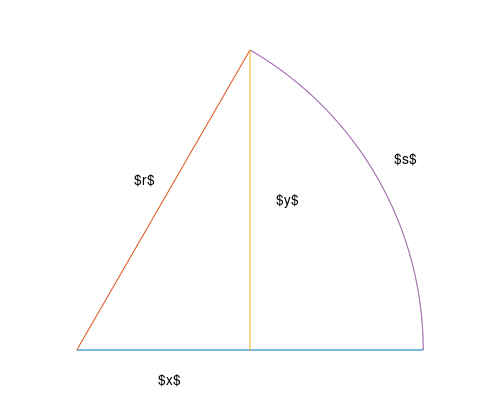
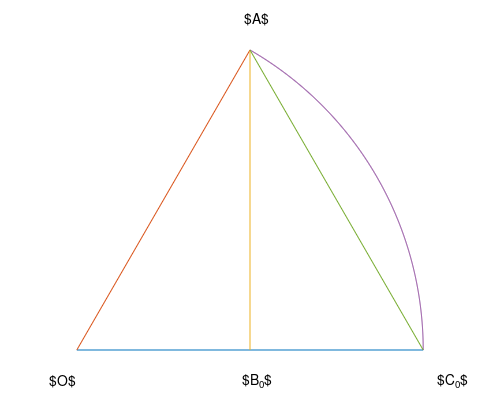

Write MATLAB code to recreate these figures, in order. (Note: this script raises an error after producing the figures.)
% =============================================================================
% Copyright © 2026 Fredrik Bierich
% 
% This file is licensed under the MIT License.
%
% Permission is hereby granted to use, copy, modify, merge, and distribute 
% this software for any purpose, provided that the above copyright notice 
% and this permission notice are included in all copies.
%
% For commercial licensing inquiries, please contact: fredrik.bierich@gmail.com
% =============================================================================
function main()
    circularsectorfigure();
    circularsectorsequencefigure();
    simpleharmonicmotionfigure();
    uniformcircularmotionfigures();
    function circularsectorfigure()
        f = figure('Visible', 'off');
        ax = axes(f);
        drawcircularsector(ax);
        axis(ax, 'equal', 'off');
        text(ax, 0.1675, 0.49, '$r$');
        text(ax, 0.9185, 0.5506, '$s$');
        text(ax, 0.235, -0.0877, '$x$');
        text(ax, 0.5775, 0.431, '$y$');
        print2tex(f, 'circular_sector.tex');
        close(f);
    end
    function circularsectorsequencefigure()
        O = [0; 0];
        f = figure('Visible', 'off');
        ax = axes(f, 'NextPlot', 'add');
        [pl, ~] = drawcircularsector(ax, O);
        plot(ax, pl(1, [1, end]), pl(2, [1, end]));
        axis(ax, 'equal', 'off');
        text(ax, -0.08, -0.0877, '$O$');
        text(ax, 0.485, 0.957, '$A$');
        t1 = text(ax, 1.0415, -0.0877, '$C_0$');
        t2 = text(ax, 0.4795, -0.0877, '$B_0$');
        print2tex(f, 'circular_sector_sequence_base_case.tex');
        mid = (s1 + s2) / 2;
        pmid = [cos2(r, mid); sin2(r, mid)];
        plot(ax, [O(1), pmid(1)], [O(2), pmid(2)]);
        plot(ax, [pmid(1), pl(1, 1)], [pmid(2), pl(2, 1)]);
        plot(ax, [pmid(1), pl(1, end)], [pmid(2), pl(2, end)]);
        set(t1, 'string', '$C_{n-1}$');
        set(t2, 'string', '$B_{n-1}$');
        text(ax, 0.9185, 0.5506, '$C_n$');
        text(ax, 0.689, 0.3031, '$B_n$');
        print2tex(f, 'circular_sector_sequence_recursive_step.tex');
        close(f);
    end
    function simpleharmonicmotionfigure()
        f = figure('Visible', 'off');
        ax = axes(f, 'NextPlot', 'add');
        [~, q] = drawcircularsector(ax);
        drawpoint(ax, q);
        axis(ax, 'equal', 'off');
        text(ax, 0.1675, 0.49, '$r$');
        text(ax, 0.9185, 0.5506, '$s$');
        text(ax, 0.235, -0.0877, '$x$');
        print2tex(f, 'simple_harmonic_motion.tex');
        close(f);
    end
    function uniformcircularmotionfigures()
        O = [0; 0];
        r = 0.03;
        f = figure('Visible', 'off');
        ax = axes(f, 'NextPlot', 'add');
        [pl, q] = drawcircularsector(ax, O);
        drawpoint(ax, pl(:, end), r);
        axis(ax, 'equal', 'off');
        t1 = text(ax, 0.1675, 0.49, '$r$');
        text(ax, 0.9185, 0.5506, '$s$');
        t2 = text(ax, 0.235, -0.0877, '$x$');
        t3 = text(ax, 0.5775, 0.431, '$y$');
        print2tex(f, 'uniform_circular_motion.tex');
        T = @(p1, p2, d) p2 + d * normalize(p2 - p1, "norm", 2);
        drawarrow(ax, O, q);
        drawarrow(ax, q, T(q, pl(:, end), -r));
        drawarrow(ax, O, T(O, pl(:, end), -r));
        set(t1, 'string', '$\vec{r}$');
        set(t2, 'string', '$\vec{r}_x$');
        set(t3, 'string', '$\vec{r}_y$');
        print2tex(f, 'uniform_circular_motion_position_vector_diagram.tex');
        close(f);
    end
end
function s = acos2(r, x, m = 10)
    assert(r > 0);
    assert(abs(x) <= r);
    assert(m >= 0 && m <= 10);
    d_r = 2 * r;
    d_rr = d_r * r;
    a = x;
    for k = 1 : m
        a = sqrt(d_rr + d_r * a) / 2;
    end
    s = 2 ^ m * sqrt(d_rr - d_r * a);
end
function x = cos2(r, s, m = 10)
    assert(r > 0);
    assert(m >= 0 && m <= 10);
    a = 1 - (s / (2 ^ m * r)) .^ 2 / 2;
    for k = 1 : m
        a = 2 * a .^ 2 - 1;
    end
    x = r * a;
end
function y = sin2(r, s, m = 10)
    assert(r > 0);
    assert(m >= 0 && m <= 10);
    y = cos2(r, acos2(r, 0, m) - s, m);
end
function q = point(p, r, n)
    assert(r > 0);
    assert(n > 1);
    l = linspace(0, 2 * acos2(r, -r), n);
    q = p + [cos2(r, l); sin(r, l)];
end
function [shaft, head] = arrow(p1, p2, headWidth, headLength)
    assert(~isequal(p1, p2));
    assert(headWidth > 0);
    assert(headLength > 0);
    dp = p2 - p1;
    dpnorm = norm(dp);
    assert(dpnorm > headLength);
    t1 = dp / dpnorm .* [headLength, headWidth / 2];
    t2 = p2 - t1(:, 1);
    shaft = [p1, t2];
    head = [t2(1) + t1(2, 2), p2(1), t2(1) - t1(2, 2); t2(2) - t1(1, 2), p2(2), t2(2) + t1(1, 2)];
end
function [pl, q] = circularsector(O, r, s1, s2, n)
    assert(r > 0);
    assert(s1 ~= s2);
    assert(n > 1);
    l = linspace(s1, s2, n);
    t1 = [cos2(r, l); sin2(r, l)];
    t2 = t1' * t1(:, 1);
    assert(all(t2 > 0));
    pl = O + t1;
    q = O + t1(:, 1) * (t2(end) / t2(1));
end
function drawpoint(ax, p, r = 0.03, edgeColor = [0, 0, 0], faceColor = [0, 0, 0], n = 1000)
    nextPlot = get(ax, 'NextPlot');
    cleanupObj = onCleanup(@() set(ax, 'NextPlot', nextPlot));
    set(ax, 'NextPlot', 'add');
    q = point(p, r, n);
    patch(ax, q(1), q(2), 'EdgeColor', edgeColor, 'FaceColor', faceColor);
end
function drawarrow(ax, p1, p2, headWidth = 0.025, headLength = 0.075, shaftColor = [0, 0, 0], headEdgeColor = [0, 0, 0], headFaceColor = [0, 0, 0])
    nextPlot = get(ax, 'NextPlot');
    cleanupObj = onCleanup(@() set(ax, 'NextPlot', nextPlot));
    set(ax, 'NextPlot', 'add');
    [shaft, head] = arrow(p1, p2, headWidth, headLength);
    plot(ax, shaft(1, :), shaft(2, :), 'Color', shaftColor);
    patch(ax, head(1, :), head(2, :), 'EdgeColor', headEdgeColor, 'FaceColor', headFaceColor);
end
function [pl, q] = drawcircularsector(ax, O = [0; 0], r = 1, s1 = 0, s2 = 1.0472, n = 1000)
    nextPlot = get(ax, 'NextPlot');
    cleanupObj = onCleanup(@() set(ax, 'NextPlot', nextPlot));
    set(ax, 'NextPlot', 'add');
    [pl, q] = circularsector(O, r, s1, s2, n);
    plot(ax, [O(1), pl(1, 1)], [O(2), pl(2, 1)]);
    plot(ax, [O(1), pl(1, end)], [O(2), pl(2, end)]);
    plot(ax, [q(1), pl(1, end)], [q(2), pl(2, end)]);
    plot(ax, pl(1, :), pl(2, :));
end
function print2tex(figureHandle, fileName, figureWidth = 5, figureHeight = 4, figureMargin = 0.5)
    units = get(figureHandle, 'Units');
    position = get(figureHandle, 'Position');
    paperPositionMode = get(figureHandle, 'PaperPositionMode');
    cleanupObj = onCleanup(@() set(figureHandle, 'Units', units, 'Position', position, 'PaperPositionMode', paperPositionMode));
    assert(figureWidth > 0);
    assert(figureHeight > 0);
    assert(figureMargin >= 0);
    axesHandle = get(figureHandle, 'CurrentAxes');
    left = figureMargin / figureWidth;
    bottom = figureMargin / figureHeight;
    axesWidth = 1 - 2 * left;
    axesHeight = 1 - 2 * bottom;
    set(axesHandle, 'Units', 'normalized');
    set(axesHandle, 'Position', [left, bottom, axesWidth, axesHeight]);
    set(figureHandle, 'Units', 'Inches');
    position = get(figureHandle, 'Position');
    set(figureHandle, 'Position', [position(1), position(2), figureWidth, figureHeight]);
    set(figureHandle, 'PaperPositionMode', 'auto');
    print(figureHandle, fileName, '-dtex');
end
